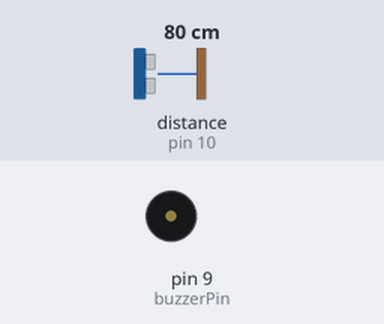
The sketch below on a simulated Arduino Uno, built with avr-gcc and run on an emulated ATmega328P. Parts: buzzer (waves = sounding). Wiring (inferred from the names in the program): ultrasonic range finder: trigger pin 11; echo pin 10. The test bench sets the inputs (shaded band); at power-on: distance to the obstacle (sensor on pin 10) 80 cm. The echo pulse lasts 58.3 µs per cm.

Above: at 1.3 s.
At 3.2 s:
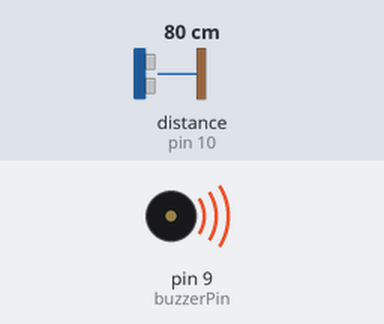
3.3 s: distance to the obstacle (sensor on pin 10) set to 2 cm
6.8 s: distance to the obstacle (sensor on pin 10) set to 4 cm
At 7.01 s:
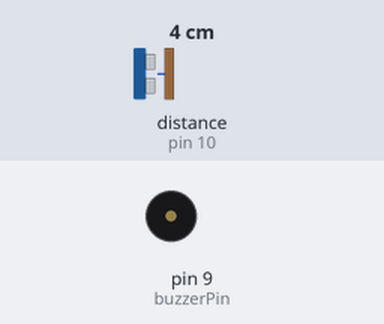
Timing chart, 0 to 16.3 s (numbered marks = the images above; inputs shaded):
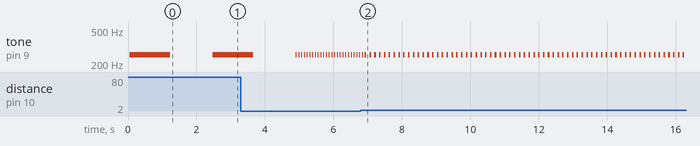

Measured:
- after the input at 6.8 s, tone on pin 9 (buzzerPin): alternates 256 Hz for 0.05 s and silent for 0.10 s, starting after 0.26 s
- by itself, tone on pin 9 (buzzerPin): repeats every 0.08 s: 256 Hz 0.02 s, silent 0.07 s

The sketch:

mesafeSensoruDetay.ino
```cpp
#define buzzerPin 9
int echoPin = 10;
int trigPin = 11;

int maxDeger = 400;
int minDeger = 0;

void setup() {
  pinMode(trigPin, OUTPUT);
  pinMode(echoPin, INPUT);
  pinMode(buzzerPin, OUTPUT);
}

void loop() {

  int olcum = mesafe(maxDeger, minDeger);
  melodiCal(olcum*15);

}

int mesafe(int maxD, int minD)
{
  long gecenZaman, uzaklik;

  digitalWrite(trigPin,LOW);
  delayMicroseconds(2);
  digitalWrite(trigPin, HIGH);
  delayMicroseconds(10);
  digitalWrite(trigPin, LOW);

  gecenZaman = pulseIn(echoPin, HIGH);
  uzaklik = gecenZaman / 58.2;
  delay(50);

  if(uzaklik >= maxD || uzaklik <= minD)
  {
    return 0;
  }
  else{
    return uzaklik;
  }
}

int melodiCal(int beklemeSuresi)
{
  tone(buzzerPin, 256);
  delay(beklemeSuresi);

  noTone(buzzerPin);
  delay(beklemeSuresi);

}
```
